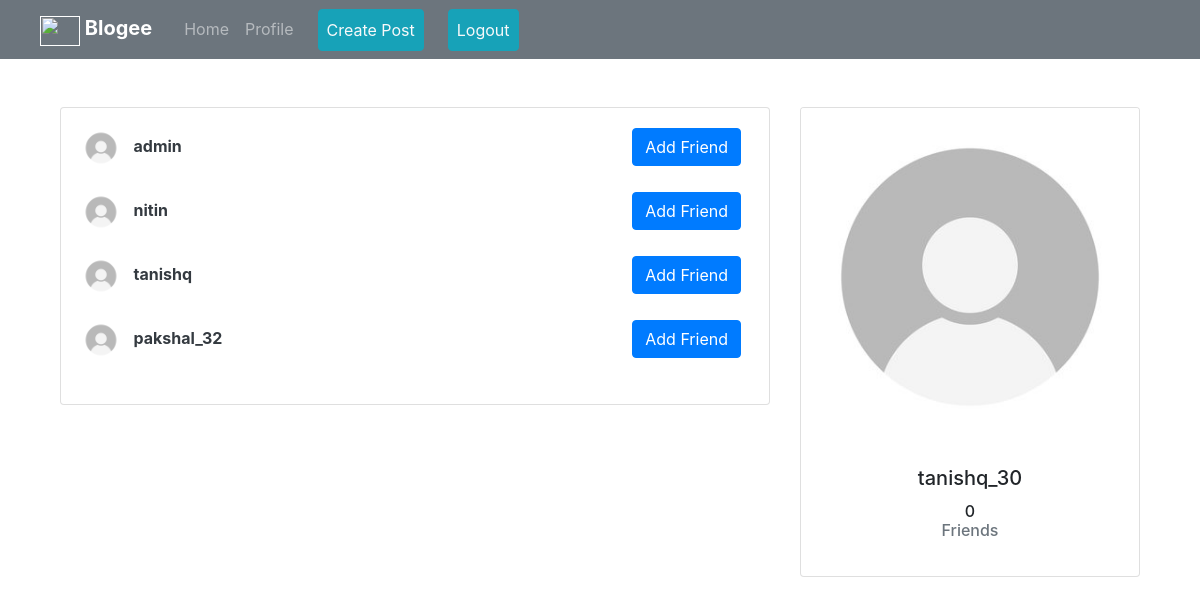
/users/ (signed in), run on the app's committed database.
### users/models.py (models this page shows)
class Profile(models.Model):
    user = models.OneToOneField(User, on_delete=models.CASCADE)
    image = models.ImageField(default='default.png')
    slug = AutoSlugField(populate_from='user')
    bio = models.CharField(max_length=255, blank=True)
    friends = models.ManyToManyField("Profile", blank=True)
    def __str__(self):
        return str(self.user.username)
    def get_absolute_url(self):
        return "/users/{}".format(self.slug)

### users/views.py (the view)
# urls.py: path('users/', user_views.users_list, name='users_list'),
@login_required
def users_list(request):
    users = Profile.objects.exclude(user=request.user)
    sent_friend_requests = FriendRequest.objects.filter(from_user=request.user)
    my_friends = request.user.profile.friends.all()
    sent_to = []
    friends = []
    for user in my_friends:
        friend = user.friends.all()
        for f in friend:
            if f in friends:
                friend = friend.exclude(user=f.user)
        friends += friend
    for i in my_friends:
        if i in friends:
            friends.remove(i)
    if request.user.profile in friends:
        friends.remove(request.user.profile)
    random_list = random.sample(list(users), min(len(list(users)), 10))
    for r in random_list:
        if r in friends:
            random_list.remove(r)
    friends += random_list
    for i in my_friends:
        if i in friends:
            friends.remove(i)
    for se in sent_friend_requests:
        sent_to.append(se.to_user)
    context = {
        'users': friends,
        'sent': sent_to
    }
    return render(request, "users/users_list.html", context)

### users/templates/users/users_list.html (shortened to what this page needs)
{% extends "feed/layout.html" %} {% load static %} {% block content %}
<div class="container">
  <div class="row">
    <div class="col-md-8">
      {% if users %}
      <div class="card card-signin my-5">
        <div class="card-body">
          {% for user_p in users %}
          <a href="{{ user_p.get_absolute_url }}"
            ><img
              src="{{ user_p.image.url }}"
              class="rounded mr-2"
              width="40"
              height="40"
              alt=""
          /></a>
          <a class="text-dark" href="{{ user_p.get_absolute_url }}"
            ><b>{{ user_p }}</b></a
          >
          {% if not user_p.user in sent %}
          <small class="float-right">
            <a
              class="btn btn-primary mr-2"
              href="{% url 'send_friend_request' user_p.id %}"
              >Add Friend</a
            >
          </small>
          {% endif %}
          <br /><br />
          {% endfor %}
        </div>
      </div>
      {% else %}
      <h5><i>No new people to add now! Please come back later!</i></h5>
      {% endif %}
    </div>
    <div class="col-md-4">
      <div class="card card-signin my-5">
        <a href="{{ request.user.profile.get_absolute_url }}"
          ><img
            class="card-img-top"
            src="{{ request.user.profile.image.url }}"
            alt=""
        /></a>
        <div class="card-body">
          <h5 class="card-title text-center">{{ request.user }}</h5>
          <h6 class="text-center">
            {{ request.user.profile.friends.count }}
            <p class="text-muted">Friends</p>
          </h6>
        </div>
      </div>
    </div>
  </div>
  {% endblock content %}

### feed/templates/feed/layout.html (shortened to what this page needs)
{% load static %}
<!DOCTYPE html>
<html>
  <head>
    <link
      rel="stylesheet"
      href="https://maxcdn.bootstrapcdn.com/bootstrap/4.0.0/css/bootstrap.min.css"
    />
    <link
      rel="stylesheet"
      type="text/css"
      href="https://dl.dropboxusercontent.com/s/ecyb1drs5j1jyjf/styles.css?dl=0"
    />
  </head>
  <body>
    <nav class="navbar navbar-expand-lg navbar-dark bg-secondary sticky-top">
      <a class="navbar-brand ml-4 mr-4" href=""><b><img src = "https://www.spritle.com/images/logo.svg" height="30" width="40"class="d-inline-block align-text-top"> Blogee</b></a>
      <div class="collapse navbar-collapse" id="navbarNavAltMarkup">
        <div class="navbar-nav">
            <a class="nav-item nav-link" href="{% url 'home' %}">Home</a>
          {% if user.is_authenticated %}
          <a class="nav-item nav-link" href="{% url 'my_profile' %}">Profile</a>
          <a class="nav-item nav-link btn btn-info ml-3 text-light" href="{% url 'post-create' %}"
            >Create Post</a
          >
          <a
            class="nav-item nav-link btn btn-info ml-4 text-light"
            href="{% url 'logout' %}"
            >Logout</a
          >
          {% endif %} {% block searchform %}{% endblock searchform %}
        </div>
      </div>
    </nav>
    <div class="container">{% block content %}{% endblock content %}</div>
  </body>
</html>

### data on the page
Profile: image (placeholder picture), user.username "admin", shows "Add Friend"
Profile: image (placeholder picture), user.username "nitin", shows "Add Friend"
Profile: image (placeholder picture), user.username "tanishq", shows "Add Friend"
Profile: image (placeholder picture), user.username "pakshal_32", shows "Add Friend"

### other printed values
{{ request.user }} "tanishq_30"
{{ request.user.profile.friends.count }} "0"
